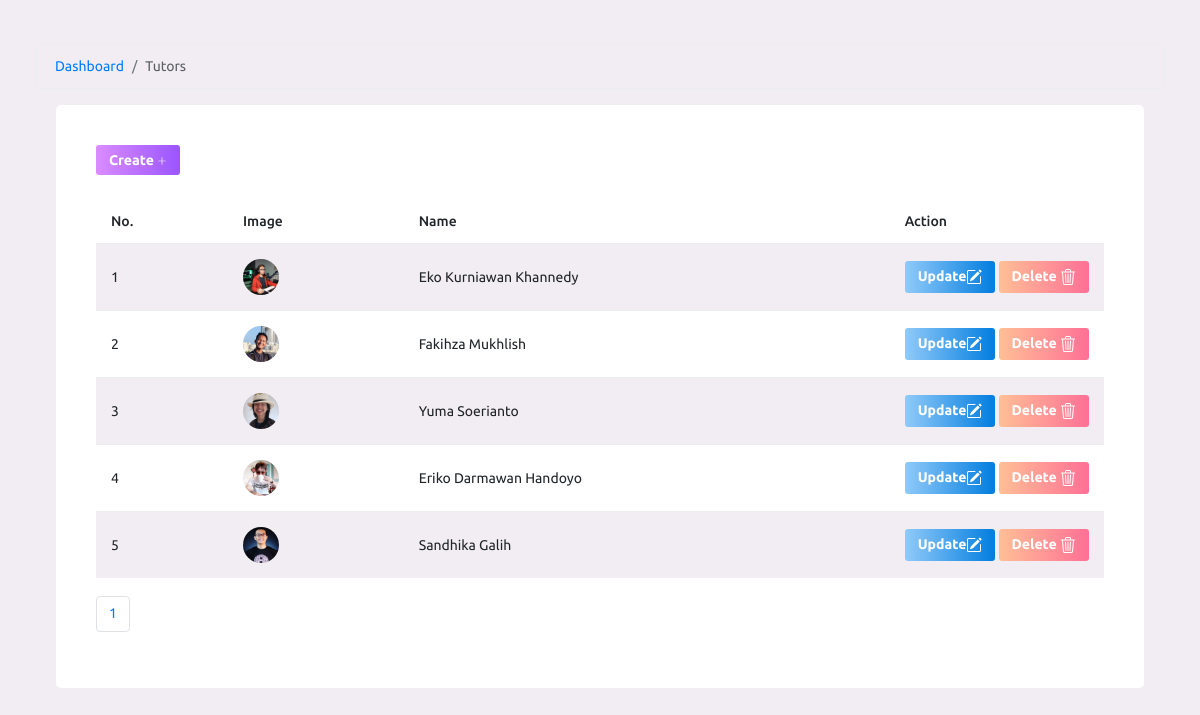
The app's page /admin/tutors.php with its own data.
### tables this page shows
CREATE TABLE `tutors` (
  `id` int(11) NOT NULL,
  `nama` varchar(255) NOT NULL,
  `foto` varchar(255) NOT NULL,
  `isi` text NOT NULL,
  `tgl_isi` timestamp NOT NULL DEFAULT current_timestamp()
);

### inc/inc_fungsi.php (called while the page is built, shortened)
<?php
function tutors_foto($id)
{
    global $koneksi;
    $sql1   = "select * from tutors where id = '$id'";
    $q1     = mysqli_query($koneksi, $sql1);
    $r1     = mysqli_fetch_array($q1);
    $foto   = $r1['foto'];
    if ($foto) {
        return $foto;
    } else {
        return 'tutors_default_picture.png';
    }
}

### admin/tutors.php (the view, shortened to what this page needs)
<?php include("resource.php") ?>
    <?php
        $katakunci = (isset($_GET['katakunci'])) ? $_GET['katakunci'] : "";
    ?>
        <div class="content-wrapper">
            <nav aria-label="breadcrumb">
                <ol class="breadcrumb">
                  <li class="breadcrumb-item"><a href="index.php">Dashboard</a></li>
                  <li class="breadcrumb-item active" aria-current="page">Tutors</li>
                </ol>
              </nav>
            <div class="col-lg-12 grid-margin stretch-card">
                <div class="card">
                  <div class="card-body">
                    <p>
                    <a href="tutors_input.php">
                        <button class="btn btn-gradient-primary btn-sm"> Create <svg xmlns="http://www.w3.org/2000/svg" width="10" height="10" fill="currentColor" class="bi bi-plus-lg" viewBox="0 0 16 16">
                        <path fill-rule="evenodd" d="M8 2a.5.5 0 0 1 .5.5v5h5a.5.5 0 0 1 0 1h-5v5a.5.5 0 0 1-1 0v-5h-5a.5.5 0 0 1 0-1h5v-5A.5.5 0 0 1 8 2Z"/>
                        </svg>
                    </button>
                    </a>
                    </p>
                    <br><br><br>
                    <table class="table table-striped" id="tabel-data">
                      <thead>
                        <tr>
                          <th> No.</th>
                          <th> Image </th>
                          <th> Name </th>
                          <th class="col-2"> Action </th>
                        </tr>
                      </thead>
                      <tbody>
                      <?php
                        $sqltambahan = "";
                        $per_halaman = 10;
                        $sql1   = "select * from tutors $sqltambahan";
                        $page   = isset($_GET['page'])?(int)$_GET['page']:1;
                        $mulai  = ($page > 1) ? ($page * $per_halaman) - $per_halaman : 0;
                        $q1     = mysqli_query($koneksi,$sql1);
                        $total  = mysqli_num_rows($q1);
                        $pages  = ceil($total / $per_halaman);
                        $nomor  = $mulai + 1;
                        $sql1   = $sql1." order by id desc limit $mulai,$per_halaman";
                        $q1     = mysqli_query($koneksi, $sql1);
                        while ($r1 = mysqli_fetch_array($q1)) {
                    ?>
                <tr>
                <td><?php echo $nomor++ ?></td>
                <td><img src="../gambar/<?php echo tutors_foto($r1['id'])?>" style="max-height:100px;max-width:100px"/></td>
                <td><?php echo $r1['nama'] ?></td>
                <td>
                    <a href="tutors_input.php?id=<?php echo $r1['id']?>">
                        <button class="btn btn-gradient-info btn-sm">Update</button>
                    </a>
                        <button class="btn btn-gradient-danger btn-sm" data-toggle="modal" data-target="#modalku">Delete </button>
                </td>
            </tr>
        <?php
        }
        ?>
        </table>
        <br>
        <nav aria-label="Page navigation example">
            <ul class="pagination">
                <?php
                $cari = isset($_GET['cari'])? $_GET['cari'] : "";
                for($i=1; $i <= $pages; $i++){
                    ?>
                    <li class="page-item">
                        <a class="page-link" href="halaman.php?katakunci=<?php echo $katakunci?>&cari=<?php echo $cari?>&page=<?php echo $i ?>"><?php echo $i ?></a>
                    </li>
                    <?php
                    }
                ?>
            </ul>
        </nav>
    </div>
    </div>
    </div>
</div>

### admin/tutors.php (style rules this page uses)
p { float: left; }

### records on screen
tutors: id+foto (picture), nama "Eko Kurniawan Khannedy"
tutors: id+foto (picture), nama "Fakihza Mukhlish"
tutors: id+foto (picture), nama "Yuma Soerianto"
tutors: id+foto (picture), nama "Eriko Darmawan Handoyo"
tutors: id+foto (picture), nama "Sandhika Galih"
